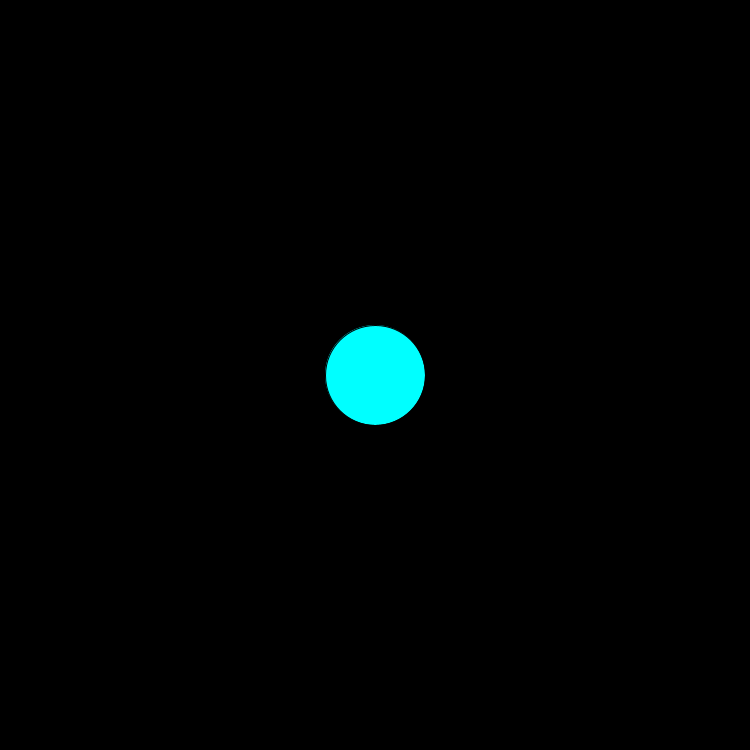
Frame 1 (no input)
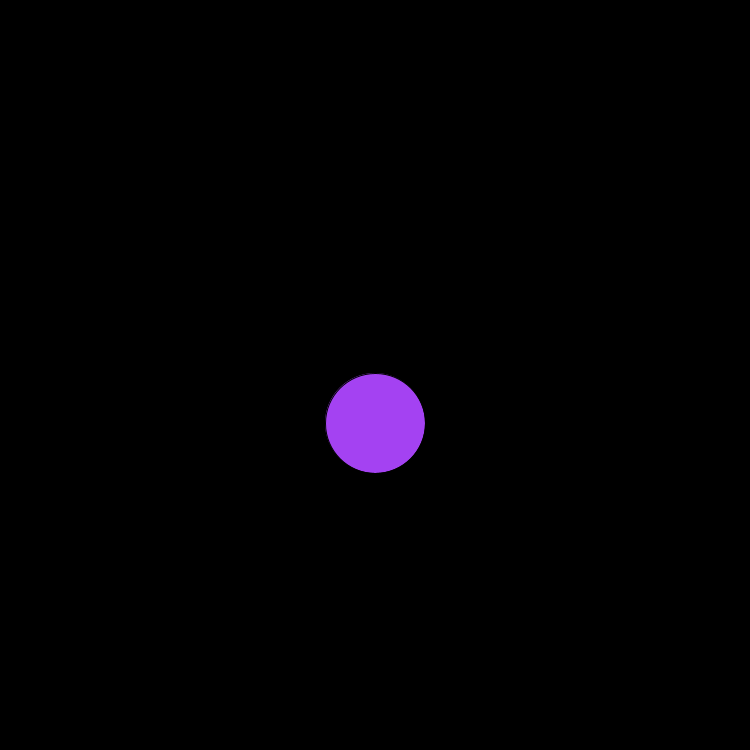
Frame 60 (the mouse pressed at the canvas centre just before this capture)
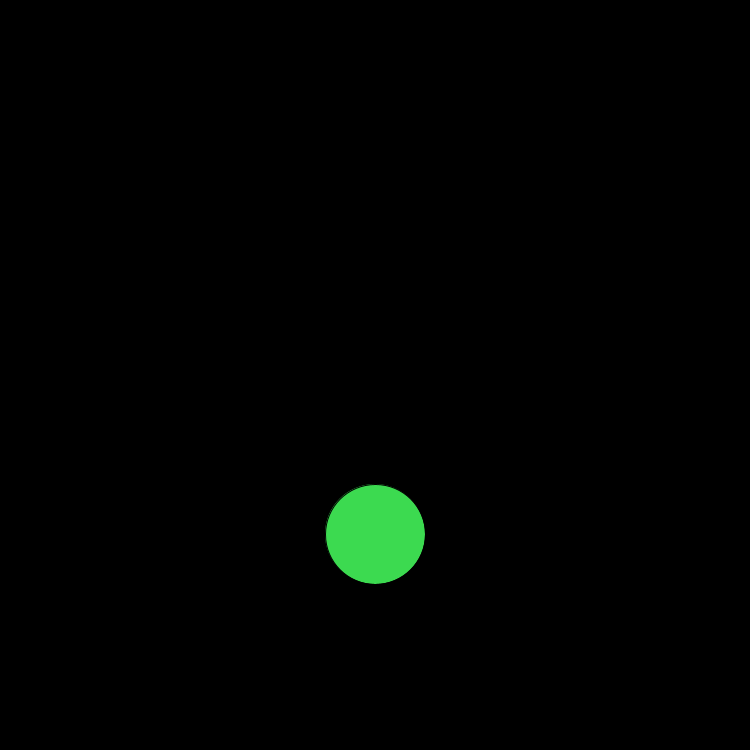
Frame 120 (the mouse held since frame 60 and released just before this capture)

The Processing sketch that drew these frames (run headless with seeded random() and noise(); from frame 60 on, the mouse is pressed at the canvas centre):

// Processing sketch: processing_103910
// ── processing_103910.pde

float x, y;
color col = color(0, 255, 255);
float speed = 0;
float gravity = .5;

 
 
void setup () 
{
  size(750, 750);
  x = width/2;
  y = height/2;//random(0, height);
}
 
void draw() 
{
  background(0);
 
  ellipseMode(CENTER);
  fill(col);
  ellipse(x, y, 100,100);
  speed = speed + gravity;
  y = y + speed;
  
 
  if (y > height-50) 
  {
    speed = speed * -1;
    y=height-51;
    col = color(random(255), random(255), random(255));
  }
}
